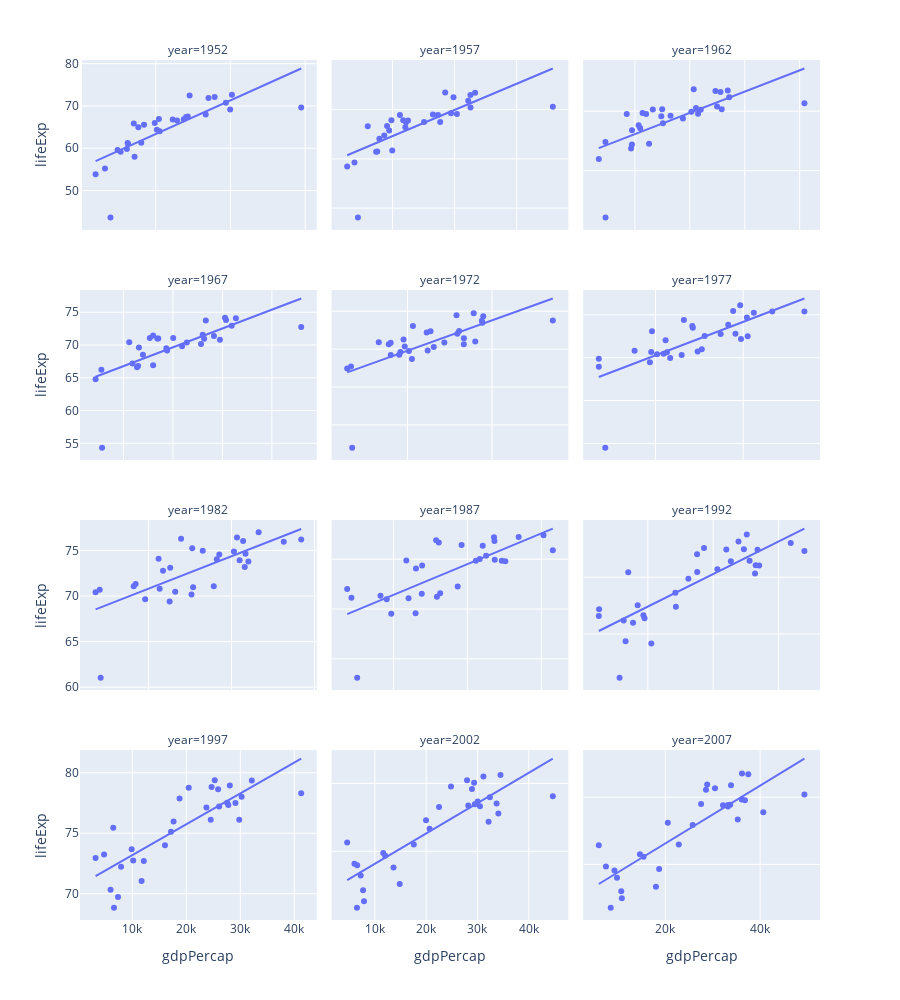

The code cell stored with this chart in its notebook:
### Code cell
fig.update_xaxes(matches=None)
fig.update_yaxes(matches=None)

### Figure 1 — Plotly figure (JSON) as saved in the notebook; plotly's stock layout.template omitted (floating-point values rounded to 4 significant figures)
{"data": [{"hovertemplate": "<b>%{hovertext}</b><br><br>year=1952<br>gdpPercap=%{x}<br>lifeExp=%{y}<extra></extra>", "hovertext": ["Albania", "Austria", "Belgium", "Bosnia and Herzegovina", "Bulgaria", "Croatia", "Czech Republic", "Denmark", "Finland", "France", "Germany", "Greece", "Hungary", "Iceland", "Ireland", "Italy", "Montenegro", "Netherlands", "Norway", "Poland", "Portugal", "Romania", "Serbia", "Slovak Republic", "Slovenia", "Spain", "Sweden", "Switzerland", "Turkey", "United Kingdom"], "legendgroup": "", "marker": {"color": "#636efa", "symbol": "circle"}, "mode": "markers", "name": "", "orientation": "v", "showlegend": false, "type": "scatter", "x": [1601.0, 6137.0, 8343.0, 973.5, 2444.0, 3119.0, 6876.0, 9692.0, 6425.0, 7030.0, 7144.0, 3531.0, 5264.0, 7268.0, 5210.0, 4931.0, 2648.0, 8942.0, 10100.0, 4029.0, 3068.0, 3145.0, 3581.0, 5075.0, 4215.0, 3834.0, 8528.0, 14730.0, 1969.0, 9980.0], "xaxis": "x10", "y": [55.23, 66.8, 68, 53.82, 59.6, 61.21, 66.87, 70.78, 66.55, 67.41, 67.5, 65.86, 64.03, 72.49, 66.91, 65.94, 59.16, 72.13, 72.67, 61.31, 59.82, 61.05, 58.0, 64.36, 65.57, 64.94, 71.86, 69.62, 43.59, 69.18], "yaxis": "y10"}, {"hovertemplate": "<b>OLS trendline</b><br>lifeExp = 0.00159335 * gdpPercap + 55.3885<br>R<sup>2</sup>=0.608433<br><br>year=1952<br>gdpPercap=%{x}<br>lifeExp=%{y} <b>(trend)</b><extra></extra>", "legendgroup": "", "marker": {"color": "#636efa", "symbol": "circle"}, "mode": "lines", "name": "", "showlegend": false, "type": "scatter", "x": [973.5, 1601.0, 1969.0, 2444.0, 2648.0, 3068.0, 3119.0, 3145.0, 3531.0, 3581.0, 3834.0, 4029.0, 4215.0, 4931.0, 5075.0, 5210.0, 5264.0, 6137.0, 6425.0, 6876.0, 7030.0, 7144.0, 7268.0, 8343.0, 8528.0, 8942.0, 9692.0, 9980.0, 10100.0, 14730.0], "xaxis": "x10", "y": [56.94, 57.94, 58.53, 59.28, 59.61, 60.28, 60.36, 60.4, 61.01, 61.09, 61.5, 61.81, 62.1, 63.25, 63.47, 63.69, 63.78, 65.17, 65.62, 66.34, 66.59, 66.77, 66.97, 68.68, 68.98, 69.64, 70.83, 71.29, 71.47, 78.87], "yaxis": "y10"}, {"hovertemplate": "<b>%{hovertext}</b><br><br>year=1957<br>gdpPercap=%{x}<br>lifeExp=%{y}<extra></extra>", "hovertext": ["Albania", "Austria", "Belgium", "Bosnia and Herzegovina", "Bulgaria", "Croatia", "Czech Republic", "Denmark", "Finland", "France", "Germany", "Greece", "Hungary", "Iceland", "Ireland", "Italy", "Montenegro", "Netherlands", "Norway", "Poland", "Portugal", "Romania", "Serbia", "Slovak Republic", "Slovenia", "Spain", "Sweden", "Switzerland", "Turkey", "United Kingdom"], "legendgroup": "", "marker": {"color": "#636efa", "symbol": "circle"}, "mode": "markers", "name": "", "orientation": "v", "showlegend": false, "type": "scatter", "x": [1942.0, 8843.0, 9715.0, 1354.0, 3009.0, 4338.0, 8256.0, 11100.0, 7545.0, 8663.0, 10190.0, 4916.0, 6040.0, 9244.0, 5599.0, 6249.0, 3682.0, 11280.0, 11650.0, 4734.0, 3775.0, 3943.0, 4981.0, 6093.0, 5862.0, 4565.0, 9912.0, 17910.0, 2219.0, 11280.0], "xaxis": "x11", "y": [59.28, 67.48, 69.24, 58.45, 66.61, 64.77, 69.03, 71.81, 67.49, 68.93, 69.1, 67.86, 66.41, 73.47, 68.9, 67.81, 61.45, 72.99, 73.44, 65.77, 61.51, 64.1, 61.69, 67.45, 67.85, 66.66, 72.49, 70.56, 48.08, 70.42], "yaxis": "y11"}, {"hovertemplate": "<b>OLS trendline</b><br>lifeExp = 0.001064 * gdpPercap + 59.2944<br>R<sup>2</sup>=0.546045<br><br>year=1957<br>gdpPercap=%{x}<br>lifeExp=%{y} <b>(trend)</b><extra></extra>", "legendgroup": "", "marker": {"color": "#636efa", "symbol": "circle"}, "mode": "lines", "name": "", "showlegend": false, "type": "scatter", "x": [1354.0, 1942.0, 2219.0, 3009.0, 3682.0, 3775.0, 3943.0, 4338.0, 4565.0, 4734.0, 4916.0, 4981.0, 5599.0, 5862.0, 6040.0, 6093.0, 6249.0, 7545.0, 8256.0, 8663.0, 8843.0, 9244.0, 9715.0, 9912.0, 10190.0, 11100.0, 11280.0, 11280.0, 11650.0, 17910.0], "xaxis": "x11", "y": [60.74, 61.36, 61.66, 62.5, 63.21, 63.31, 63.49, 63.91, 64.15, 64.33, 64.53, 64.59, 65.25, 65.53, 65.72, 65.78, 65.94, 67.32, 68.08, 68.51, 68.7, 69.13, 69.63, 69.84, 70.13, 71.1, 71.29, 71.3, 71.69, 78.35], "yaxis": "y11"}, {"hovertemplate": "<b>%{hovertext}</b><br><br>year=1962<br>gdpPercap=%{x}<br>lifeExp=%{y}<extra></extra>", "hovertext": ["Albania", "Austria", "Belgium", "Bosnia and Herzegovina", "Bulgaria", "Croatia", "Czech Republic", "Denmark", "Finland", "France", "Germany", "Greece", "Hungary", "Iceland", "Ireland", "Italy", "Montenegro", "Netherlands", "Norway", "Poland", "Portugal", "Romania", "Serbia", "Slovak Republic", "Slovenia", "Spain", "Sweden", "Switzerland", "Turkey", "United Kingdom"], "legendgroup": "", "marker": {"color": "#636efa", "symbol": "circle"}, "mode": "markers", "name": "", "orientation": "v", "showlegend": false, "type": "scatter", "x": [2313.0, 10750.0, 10990.0, 1710.0, 4254.0, 5478.0, 10140.0, 13580.0, 9372.0, 10560.0, 12900.0, 6017.0, 7550.0, 10350.0, 6632.0, 8244.0, 4650.0, 12790.0, 13450.0, 5339.0, 4728.0, 4735.0, 6290.0, 7481.0, 7402.0, 5694.0, 12330.0, 20430.0, 2323.0, 12480.0], "xaxis": "x12", "y": [64.82, 69.54, 70.25, 61.93, 69.51, 67.13, 69.9, 72.35, 68.75, 70.51, 70.3, 69.51, 67.96, 73.68, 70.29, 69.24, 63.73, 73.23, 73.47, 67.64, 64.39, 66.8, 64.53, 70.33, 69.15, 69.69, 73.37, 71.32, 52.1, 70.76], "yaxis": "y12"}, {"hovertemplate": "<b>OLS trendline</b><br>lifeExp = 0.000715039 * gdpPercap + 62.5576<br>R<sup>2</sup>=0.487023<br><br>year=1962<br>gdpPercap=%{x}<br>lifeExp=%{y} <b>(trend)</b><extra></extra>", "legendgroup": "", "marker": {"color": "#636efa", "symbol": "circle"}, "mode": "lines", "name": "", "showlegend": false, "type": "scatter", "x": [1710.0, 2313.0, 2323.0, 4254.0, 4650.0, 4728.0, 4735.0, 5339.0, 5478.0, 5694.0, 6017.0, 6290.0, 6632.0, 7402.0, 7481.0, 7550.0, 8244.0, 9372.0, 10140.0, 10350.0, 10560.0, 10750.0, 10990.0, 12330.0, 12480.0, 12790.0, 12900.0, 13450.0, 13580.0, 20430.0], "xaxis": "x12", "y": [63.78, 64.21, 64.22, 65.6, 65.88, 65.94, 65.94, 66.38, 66.47, 66.63, 66.86, 67.05, 67.3, 67.85, 67.91, 67.96, 68.45, 69.26, 69.81, 69.96, 70.11, 70.24, 70.42, 71.37, 71.48, 71.7, 71.78, 72.18, 72.27, 77.17], "yaxis": "y12"}, {"hovertemplate": "<b>%{hovertext}</b><br><br>year=1967<br>gdpPercap=%{x}<br>lifeExp=%{y}<extra></extra>", "hovertext": ["Albania", "Austria", "Belgium", "Bosnia and Herzegovina", "Bulgaria", "Croatia", "Czech Republic", "Denmark", "Finland", "France", "Germany", "Greece", "Hungary", "Iceland", "Ireland", "Italy", "Montenegro", "Netherlands", "Norway", "Poland", "Portugal", "Romania", "Serbia", "Slovak Republic", "Slovenia", "Spain", "Sweden", "Switzerland", "Turkey", "United Kingdom"], "legendgroup": "", "marker": {"color": "#636efa", "symbol": "circle"}, "mode": "markers", "name": "", "orientation": "v", "showlegend": false, "type": "scatter", "x": [2760.0, 12830.0, 13150.0, 2172.0, 5577.0, 6960.0, 11400.0, 15940.0, 10920.0, 13000.0, 14750.0, 8513.0, 9327.0, 13320.0, 7656.0, 10020.0, 5908.0, 15360.0, 16360.0, 6557.0, 6362.0, 6471.0, 7992.0, 8413.0, 9405.0, 7994.0, 15260.0, 22970.0, 2826.0, 14140.0], "xaxis": "x7", "y": [66.22, 70.14, 70.94, 64.79, 70.42, 68.5, 70.38, 72.96, 69.83, 71.55, 70.8, 71, 69.5, 73.73, 71.08, 71.06, 67.18, 73.82, 74.08, 69.61, 66.6, 66.8, 66.91, 70.98, 69.18, 71.44, 74.16, 72.77, 54.34, 71.36], "yaxis": "y7"}, {"hovertemplate": "<b>OLS trendline</b><br>lifeExp = 0.000573787 * gdpPercap + 63.9172<br>R<sup>2</sup>=0.509093<br><br>year=1967<br>gdpPercap=%{x}<br>lifeExp=%{y} <b>(trend)</b><extra></extra>", "legendgroup": "", "marker": {"color": "#636efa", "symbol": "circle"}, "mode": "lines", "name": "", "showlegend": false, "type": "scatter", "x": [2172.0, 2760.0, 2826.0, 5577.0, 5908.0, 6362.0, 6471.0, 6557.0, 6960.0, 7656.0, 7992.0, 7994.0, 8413.0, 8513.0, 9327.0, 9405.0, 10020.0, 10920.0, 11400.0, 12830.0, 13000.0, 13150.0, 13320.0, 14140.0, 14750.0, 15260.0, 15360.0, 15940.0, 16360.0, 22970.0], "xaxis": "x7", "y": [65.16, 65.5, 65.54, 67.12, 67.31, 67.57, 67.63, 67.68, 67.91, 68.31, 68.5, 68.5, 68.74, 68.8, 69.27, 69.31, 69.67, 70.18, 70.46, 71.28, 71.38, 71.46, 71.56, 72.03, 72.38, 72.67, 72.73, 73.06, 73.31, 77.09], "yaxis": "y7"}, {"hovertemplate": "<b>%{hovertext}</b><br><br>year=1972<br>gdpPercap=%{x}<br>lifeExp=%{y}<extra></extra>", "hovertext": ["Albania", "Austria", "Belgium", "Bosnia and Herzegovina", "Bulgaria", "Croatia", "Czech Republic", "Denmark", "Finland", "France", "Germany", "Greece", "Hungary", "Iceland", "Ireland", "Italy", "Montenegro", "Netherlands", "Norway", "Poland", "Portugal", "Romania", "Serbia", "Slovak Republic", "Slovenia", "Spain", "Sweden", "Switzerland", "Turkey", "United Kingdom"], "legendgroup": "", "marker": {"color": "#636efa", "symbol": "circle"}, "mode": "markers", "name": "", "orientation": "v", "showlegend": false, "type": "scatter", "x": [3313.0, 16660.0, 16670.0, 2860.0, 6597.0, 9164.0, 13110.0, 18870.0, 14360.0, 16110.0, 18020.0, 12720.0, 10170.0, 15800.0, 9531.0, 12270.0, 7778.0, 18790.0, 18970.0, 8007.0, 9022.0, 8011.0, 10520.0, 9674.0, 12380.0, 10640.0, 17830.0, 27200.0, 3451.0, 15900.0], "xaxis": "x8", "y": [67.69, 70.63, 71.44, 67.45, 70.9, 69.61, 70.29, 73.47, 70.87, 72.38, 71, 72.34, 69.76, 74.46, 71.28, 72.19, 70.64, 73.75, 74.34, 70.85, 69.26, 69.21, 68.7, 70.35, 69.82, 73.06, 74.72, 73.78, 57.01, 72.01], "yaxis": "y8"}, {"hovertemplate": "<b>OLS trendline</b><br>lifeExp = 0.000400268 * gdpPercap + 65.7799<br>R<sup>2</sup>=0.463140<br><br>year=1972<br>gdpPercap=%{x}<br>lifeExp=%{y} <b>(trend)</b><extra></extra>", "legendgroup": "", "marker": {"color": "#636efa", "symbol": "circle"}, "mode": "lines", "name": "", "showlegend": false, "type": "scatter", "x": [2860.0, 3313.0, 3451.0, 6597.0, 7778.0, 8007.0, 8011.0, 9022.0, 9164.0, 9531.0, 9674.0, 10170.0, 10520.0, 10640.0, 12270.0, 12380.0, 12720.0, 13110.0, 14360.0, 15800.0, 15900.0, 16110.0, 16660.0, 16670.0, 17830.0, 18020.0, 18790.0, 18870.0, 18970.0, 27200.0], "xaxis": "x8", "y": [66.92, 67.11, 67.16, 68.42, 68.89, 68.98, 68.99, 69.39, 69.45, 69.59, 69.65, 69.85, 69.99, 70.04, 70.69, 70.74, 70.87, 71.03, 71.53, 72.1, 72.14, 72.23, 72.45, 72.45, 72.92, 72.99, 73.3, 73.33, 73.37, 76.67], "yaxis": "y8"}, {"hovertemplate": "<b>%{hovertext}</b><br><br>year=1977<br>gdpPercap=%{x}<br>lifeExp=%{y}<extra></extra>", "hovertext": ["Albania", "Austria", "Belgium", "Bosnia and Herzegovina", "Bulgaria", "Croatia", "Czech Republic", "Denmark", "Finland", "France", "Germany", "Greece", "Hungary", "Iceland", "Ireland", "Italy", "Montenegro", "Netherlands", "Norway", "Poland", "Portugal", "Romania", "Serbia", "Slovak Republic", "Slovenia", "Spain", "Sweden", "Switzerland", "Turkey", "United Kingdom"], "legendgroup": "", "marker": {"color": "#636efa", "symbol": "circle"}, "mode": "markers", "name": "", "orientation": "v", "showlegend": false, "type": "scatter", "x": [3533.0, 19750.0, 19120.0, 3528.0, 7612.0, 11310.0, 14800.0, 20420.0, 15610.0, 18290.0, 20510.0, 14200.0, 11670.0, 19650.0, 11150.0, 14260.0, 9596.0, 21210.0, 23310.0, 9508.0, 10170.0, 9356.0, 12980.0, 10920.0, 15280.0, 13240.0, 18860.0, 26980.0, 4269.0, 17430.0], "xaxis": "x9", "y": [68.93, 72.17, 72.8, 69.86, 70.81, 70.64, 70.71, 74.69, 72.52, 73.83, 72.5, 73.68, 69.95, 76.11, 72.03, 73.48, 73.07, 75.24, 75.37, 70.67, 70.41, 69.46, 70.3, 70.45, 70.97, 74.39, 75.44, 75.39, 59.51, 72.76], "yaxis": "y9"}, {"hovertemplate": "<b>OLS trendline</b><br>lifeExp = 0.00039008 * gdpPercap + 66.3659<br>R<sup>2</sup>=0.539074<br><br>year=1977<br>gdpPercap=%{x}<br>lifeExp=%{y} <b>(trend)</b><extra></extra>", "legendgroup": "", "marker": {"color": "#636efa", "symbol": "circle"}, "mode": "lines", "name": "", "showlegend": false, "type": "scatter", "x": [3528.0, 3533.0, 4269.0, 7612.0, 9356.0, 9508.0, 9596.0, 10170.0, 10920.0, 11150.0, 11310.0, 11670.0, 12980.0, 13240.0, 14200.0, 14260.0, 14800.0, 15280.0, 15610.0, 17430.0, 18290.0, 18860.0, 19120.0, 19650.0, 19750.0, 20420.0, 20510.0, 21210.0, 23310.0, 26980.0], "xaxis": "x9", "y": [67.74, 67.74, 68.03, 69.34, 70.02, 70.07, 70.11, 70.33, 70.63, 70.72, 70.78, 70.92, 71.43, 71.53, 71.9, 71.93, 72.14, 72.33, 72.45, 73.16, 73.5, 73.72, 73.82, 74.03, 74.07, 74.33, 74.37, 74.64, 75.46, 76.89], "yaxis": "y9"}, {"hovertemplate": "<b>%{hovertext}</b><br><br>year=1982<br>gdpPercap=%{x}<br>lifeExp=%{y}<extra></extra>", "hovertext": ["Albania", "Austria", "Belgium", "Bosnia and Herzegovina", "Bulgaria", "Croatia", "Czech Republic", "Denmark", "Finland", "France", "Germany", "Greece", "Hungary", "Iceland", "Ireland", "Italy", "Montenegro", "Netherlands", "Norway", "Poland", "Portugal", "Romania", "Serbia", "Slovak Republic", "Slovenia", "Spain", "Sweden", "Switzerland", "Turkey", "United Kingdom"], "legendgroup": "", "marker": {"color": "#636efa", "symbol": "circle"}, "mode": "markers", "name": "", "orientation": "v", "showlegend": false, "type": "scatter", "x": [3631.0, 21600.0, 20980.0, 4127.0, 8224.0, 13220.0, 15380.0, 21690.0, 18530.0, 20290.0, 22030.0, 15270.0, 12550.0, 23270.0, 12620.0, 16540.0, 11220.0, 21400.0, 26300.0, 8452.0, 11750.0, 9605.0, 15180.0, 11350.0, 17870.0, 13930.0, 20670.0, 28400.0, 4241.0, 18230.0], "xaxis": "x4", "y": [70.42, 73.18, 73.93, 70.69, 71.08, 70.46, 70.96, 74.63, 74.55, 74.89, 73.8, 75.24, 69.39, 76.99, 73.1, 74.98, 74.1, 76.05, 75.97, 71.32, 72.77, 69.66, 70.16, 70.8, 71.06, 76.3, 76.42, 76.21, 61.04, 74.04], "yaxis": "y4"}, {"hovertemplate": "<b>OLS trendline</b><br>lifeExp = 0.000356374 * gdpPercap + 67.2406<br>R<sup>2</sup>=0.510652<br><br>year=1982<br>gdpPercap=%{x}<br>lifeExp=%{y} <b>(trend)</b><extra></extra>", "legendgroup": "", "marker": {"color": "#636efa", "symbol": "circle"}, "mode": "lines", "name": "", "showlegend": false, "type": "scatter", "x": [3631.0, 4127.0, 4241.0, 8224.0, 8452.0, 9605.0, 11220.0, 11350.0, 11750.0, 12550.0, 12620.0, 13220.0, 13930.0, 15180.0, 15270.0, 15380.0, 16540.0, 17870.0, 18230.0, 18530.0, 20290.0, 20670.0, 20980.0, 21400.0, 21600.0, 21690.0, 22030.0, 23270.0, 26300.0, 28400.0], "xaxis": "x4", "y": [68.53, 68.71, 68.75, 70.17, 70.25, 70.66, 71.24, 71.28, 71.43, 71.71, 71.74, 71.95, 72.2, 72.65, 72.68, 72.72, 73.13, 73.61, 73.74, 73.85, 74.47, 74.61, 74.72, 74.87, 74.94, 74.97, 75.09, 75.53, 76.61, 77.36], "yaxis": "y4"}, {"hovertemplate": "<b>%{hovertext}</b><br><br>year=1987<br>gdpPercap=%{x}<br>lifeExp=%{y}<extra></extra>", "hovertext": ["Albania", "Austria", "Belgium", "Bosnia and Herzegovina", "Bulgaria", "Croatia", "Czech Republic", "Denmark", "Finland", "France", "Germany", "Greece", "Hungary", "Iceland", "Ireland", "Italy", "Montenegro", "Netherlands", "Norway", "Poland", "Portugal", "Romania", "Serbia", "Slovak Republic", "Slovenia", "Spain", "Sweden", "Switzerland", "Turkey", "United Kingdom"], "legendgroup": "", "marker": {"color": "#636efa", "symbol": "circle"}, "mode": "markers", "name": "", "orientation": "v", "showlegend": false, "type": "scatter", "x": [3739.0, 23690.0, 22530.0, 4314.0, 8240.0, 13820.0, 16310.0, 25120.0, 21140.0, 22070.0, 24640.0, 16120.0, 12990.0, 26920.0, 13870.0, 19210.0, 11730.0, 23650.0, 31540.0, 9082.0, 13040.0, 9696.0, 15870.0, 12040.0, 18680.0, 15760.0, 23590.0, 30280.0, 5089.0, 21660.0], "xaxis": "x5", "y": [72, 74.94, 75.35, 71.14, 71.34, 71.52, 71.58, 74.8, 74.83, 76.34, 74.85, 76.67, 69.58, 77.23, 74.36, 76.42, 74.86, 76.83, 75.89, 70.98, 74.06, 69.53, 71.22, 71.08, 72.25, 76.9, 77.19, 77.41, 63.11, 75.01], "yaxis": "y5"}, {"hovertemplate": "<b>OLS trendline</b><br>lifeExp = 0.000308856 * gdpPercap + 68.3254<br>R<sup>2</sup>=0.531653<br><br>year=1987<br>gdpPercap=%{x}<br>lifeExp=%{y} <b>(trend)</b><extra></extra>", "legendgroup": "", "marker": {"color": "#636efa", "symbol": "circle"}, "mode": "lines", "name": "", "showlegend": false, "type": "scatter", "x": [3739.0, 4314.0, 5089.0, 8240.0, 9082.0, 9696.0, 11730.0, 12040.0, 12990.0, 13040.0, 13820.0, 13870.0, 15760.0, 15870.0, 16120.0, 16310.0, 18680.0, 19210.0, 21140.0, 21660.0, 22070.0, 22530.0, 23590.0, 23650.0, 23690.0, 24640.0, 25120.0, 26920.0, 30280.0, 31540.0], "xaxis": "x5", "y": [69.48, 69.66, 69.9, 70.87, 71.13, 71.32, 71.95, 72.04, 72.34, 72.35, 72.59, 72.61, 73.19, 73.23, 73.3, 73.36, 74.09, 74.26, 74.85, 75.02, 75.14, 75.28, 75.61, 75.63, 75.64, 75.94, 76.08, 76.64, 77.68, 78.07], "yaxis": "y5"}, {"hovertemplate": "<b>%{hovertext}</b><br><br>year=1992<br>gdpPercap=%{x}<br>lifeExp=%{y}<extra></extra>", "hovertext": ["Albania", "Austria", "Belgium", "Bosnia and Herzegovina", "Bulgaria", "Croatia", "Czech Republic", "Denmark", "Finland", "France", "Germany", "Greece", "Hungary", "Iceland", "Ireland", "Italy", "Montenegro", "Netherlands", "Norway", "Poland", "Portugal", "Romania", "Serbia", "Slovak Republic", "Slovenia", "Spain", "Sweden", "Switzerland", "Turkey", "United Kingdom"], "legendgroup": "", "marker": {"color": "#636efa", "symbol": "circle"}, "mode": "markers", "name": "", "orientation": "v", "showlegend": false, "type": "scatter", "x": [2497.0, 27040.0, 25580.0, 2547.0, 6303.0, 8448.0, 14300.0, 26410.0, 20650.0, 24700.0, 26510.0, 17540.0, 10540.0, 25140.0, 17560.0, 22010.0, 7003.0, 26790.0, 33970.0, 7739.0, 16210.0, 6598.0, 9325.0, 9498.0, 14210.0, 18600.0, 23880.0, 31870.0, 5678.0, 22710.0], "xaxis": "x6", "y": [71.58, 76.04, 76.46, 72.18, 71.19, 72.53, 72.4, 75.33, 75.7, 77.46, 76.07, 77.03, 69.17, 78.77, 75.47, 77.44, 75.44, 77.42, 77.32, 70.99, 74.86, 69.36, 71.66, 71.38, 73.64, 77.57, 78.16, 78.03, 66.15, 76.42], "yaxis": "y6"}, {"hovertemplate": "<b>OLS trendline</b><br>lifeExp = 0.000286927 * gdpPercap + 69.5447<br>R<sup>2</sup>=0.663146<br><br>year=1992<br>gdpPercap=%{x}<br>lifeExp=%{y} <b>(trend)</b><extra></extra>", "legendgroup": "", "marker": {"color": "#636efa", "symbol": "circle"}, "mode": "lines", "name": "", "showlegend": false, "type": "scatter", "x": [2497.0, 2547.0, 5678.0, 6303.0, 6598.0, 7003.0, 7739.0, 8448.0, 9325.0, 9498.0, 10540.0, 14210.0, 14300.0, 16210.0, 17540.0, 17560.0, 18600.0, 20650.0, 22010.0, 22710.0, 23880.0, 24700.0, 25140.0, 25580.0, 26410.0, 26510.0, 26790.0, 27040.0, 31870.0, 33970.0], "xaxis": "x6", "y": [70.26, 70.28, 71.17, 71.35, 71.44, 71.55, 71.77, 71.97, 72.22, 72.27, 72.57, 73.62, 73.65, 74.19, 74.58, 74.58, 74.88, 75.47, 75.86, 76.06, 76.4, 76.63, 76.76, 76.88, 77.12, 77.15, 77.23, 77.3, 78.69, 79.29], "yaxis": "y6"}, {"hovertemplate": "<b>%{hovertext}</b><br><br>year=1997<br>gdpPercap=%{x}<br>lifeExp=%{y}<extra></extra>", "hovertext": ["Albania", "Austria", "Belgium", "Bosnia and Herzegovina", "Bulgaria", "Croatia", "Czech Republic", "Denmark", "Finland", "France", "Germany", "Greece", "Hungary", "Iceland", "Ireland", "Italy", "Montenegro", "Netherlands", "Norway", "Poland", "Portugal", "Romania", "Serbia", "Slovak Republic", "Slovenia", "Spain", "Sweden", "Switzerland", "Turkey", "United Kingdom"], "legendgroup": "", "marker": {"color": "#636efa", "symbol": "circle"}, "mode": "markers", "name": "", "orientation": "v", "showlegend": false, "type": "scatter", "x": [3193.0, 29100.0, 27560.0, 4766.0, 5970.0, 9876.0, 16050.0, 29800.0, 23720.0, 25890.0, 27790.0, 18750.0, 11710.0, 28060.0, 24520.0, 24680.0, 6466.0, 30250.0, 41280.0, 10160.0, 17640.0, 7347.0, 7914.0, 12130.0, 17160.0, 20450.0, 25270.0, 32140.0, 6601.0, 26070.0], "xaxis": "x", "y": [72.95, 77.51, 77.53, 73.24, 70.32, 73.68, 74.01, 76.11, 77.13, 78.64, 77.34, 77.87, 71.04, 78.95, 76.12, 78.82, 75.44, 78.03, 78.32, 72.75, 75.97, 69.72, 72.23, 72.71, 75.13, 78.77, 79.39, 79.37, 68.83, 77.22], "yaxis": "y"}, {"hovertemplate": "<b>OLS trendline</b><br>lifeExp = 0.000255246 * gdpPercap + 70.6359<br>R<sup>2</sup>=0.684783<br><br>year=1997<br>gdpPercap=%{x}<br>lifeExp=%{y} <b>(trend)</b><extra></extra>", "legendgroup": "", "marker": {"color": "#636efa", "symbol": "circle"}, "mode": "lines", "name": "", "showlegend": false, "type": "scatter", "x": [3193.0, 4766.0, 5970.0, 6466.0, 6601.0, 7347.0, 7914.0, 9876.0, 10160.0, 11710.0, 12130.0, 16050.0, 17160.0, 17640.0, 18750.0, 20450.0, 23720.0, 24520.0, 24680.0, 25270.0, 25890.0, 26070.0, 27560.0, 27790.0, 28060.0, 29100.0, 29800.0, 30250.0, 32140.0, 41280.0], "xaxis": "x", "y": [71.45, 71.85, 72.16, 72.29, 72.32, 72.51, 72.66, 73.16, 73.23, 73.63, 73.73, 74.73, 75.02, 75.14, 75.42, 75.85, 76.69, 76.9, 76.93, 77.09, 77.24, 77.29, 77.67, 77.73, 77.8, 78.06, 78.24, 78.36, 78.84, 81.17], "yaxis": "y"}, {"hovertemplate": "<b>%{hovertext}</b><br><br>year=2002<br>gdpPercap=%{x}<br>lifeExp=%{y}<extra></extra>", "hovertext": ["Albania", "Austria", "Belgium", "Bosnia and Herzegovina", "Bulgaria", "Croatia", "Czech Republic", "Denmark", "Finland", "France", "Germany", "Greece", "Hungary", "Iceland", "Ireland", "Italy", "Montenegro", "Netherlands", "Norway", "Poland", "Portugal", "Romania", "Serbia", "Slovak Republic", "Slovenia", "Spain", "Sweden", "Switzerland", "Turkey", "United Kingdom"], "legendgroup": "", "marker": {"color": "#636efa", "symbol": "circle"}, "mode": "markers", "name": "", "orientation": "v", "showlegend": false, "type": "scatter", "x": [4604.0, 32420.0, 30490.0, 6019.0, 7697.0, 11630.0, 17600.0, 32170.0, 28200.0, 28930.0, 30040.0, 22510.0, 14840.0, 31160.0, 34080.0, 27970.0, 6557.0, 33720.0, 44680.0, 12000.0, 19970.0, 7885.0, 7236.0, 13640.0, 20660.0, 24840.0, 29340.0, 34480.0, 6508.0, 29480.0], "xaxis": "x2", "y": [75.65, 78.98, 78.32, 74.09, 72.14, 74.88, 75.51, 77.18, 78.37, 79.59, 78.67, 78.26, 72.59, 80.5, 77.78, 80.24, 73.98, 78.53, 79.05, 74.67, 77.29, 71.32, 73.21, 73.8, 76.66, 79.78, 80.04, 80.62, 70.84, 78.47], "yaxis": "y2"}, {"hovertemplate": "<b>OLS trendline</b><br>lifeExp = 0.000223002 * gdpPercap + 71.8588<br>R<sup>2</sup>=0.730185<br><br>year=2002<br>gdpPercap=%{x}<br>lifeExp=%{y} <b>(trend)</b><extra></extra>", "legendgroup": "", "marker": {"color": "#636efa", "symbol": "circle"}, "mode": "lines", "name": "", "showlegend": false, "type": "scatter", "x": [4604.0, 6019.0, 6508.0, 6557.0, 7236.0, 7697.0, 7885.0, 11630.0, 12000.0, 13640.0, 14840.0, 17600.0, 19970.0, 20660.0, 22510.0, 24840.0, 27970.0, 28200.0, 28930.0, 29340.0, 29480.0, 30040.0, 30490.0, 31160.0, 32170.0, 32420.0, 33720.0, 34080.0, 34480.0, 44680.0], "xaxis": "x2", "y": [72.89, 73.2, 73.31, 73.32, 73.47, 73.58, 73.62, 74.45, 74.54, 74.9, 75.17, 75.78, 76.31, 76.47, 76.88, 77.4, 78.1, 78.15, 78.31, 78.4, 78.43, 78.56, 78.66, 78.81, 79.03, 79.09, 79.38, 79.46, 79.55, 81.82], "yaxis": "y2"}, {"hovertemplate": "<b>%{hovertext}</b><br><br>year=2007<br>gdpPercap=%{x}<br>lifeExp=%{y}<extra></extra>", "hovertext": ["Albania", "Austria", "Belgium", "Bosnia and Herzegovina", "Bulgaria", "Croatia", "Czech Republic", "Denmark", "Finland", "France", "Germany", "Greece", "Hungary", "Iceland", "Ireland", "Italy", "Montenegro", "Netherlands", "Norway", "Poland", "Portugal", "Romania", "Serbia", "Slovak Republic", "Slovenia", "Spain", "Sweden", "Switzerland", "Turkey", "United Kingdom"], "legendgroup": "", "marker": {"color": "#636efa", "symbol": "circle"}, "mode": "markers", "name": "", "orientation": "v", "showlegend": false, "type": "scatter", "x": [5937.0, 36130.0, 33690.0, 7446.0, 10680.0, 14620.0, 22830.0, 35280.0, 33210.0, 30470.0, 32170.0, 27540.0, 18010.0, 36180.0, 40680.0, 28570.0, 9254.0, 36800.0, 49360.0, 15390.0, 20510.0, 10810.0, 9787.0, 18680.0, 25770.0, 28820.0, 33860.0, 37510.0, 8458.0, 33200.0], "xaxis": "x3", "y": [76.42, 79.83, 79.44, 74.85, 73.0, 75.75, 76.49, 78.33, 79.31, 80.66, 79.41, 79.48, 73.34, 81.76, 78.89, 80.55, 74.54, 79.76, 80.2, 75.56, 78.1, 72.48, 74.0, 74.66, 77.93, 80.94, 80.88, 81.7, 71.78, 79.42], "yaxis": "y3"}, {"hovertemplate": "<b>OLS trendline</b><br>lifeExp = 0.000214634 * gdpPercap + 72.2711<br>R<sup>2</sup>=0.722451<br><br>year=2007<br>gdpPercap=%{x}<br>lifeExp=%{y} <b>(trend)</b><extra></extra>", "legendgroup": "", "marker": {"color": "#636efa", "symbol": "circle"}, "mode": "lines", "name": "", "showlegend": false, "type": "scatter", "x": [5937.0, 7446.0, 8458.0, 9254.0, 9787.0, 10680.0, 10810.0, 14620.0, 15390.0, 18010.0, 18680.0, 20510.0, 22830.0, 25770.0, 27540.0, 28570.0, 28820.0, 30470.0, 32170.0, 33200.0, 33210.0, 33690.0, 33860.0, 35280.0, 36130.0, 36180.0, 36800.0, 37510.0, 40680.0, 49360.0], "xaxis": "x3", "y": [73.55, 73.87, 74.09, 74.26, 74.37, 74.56, 74.59, 75.41, 75.57, 76.14, 76.28, 76.67, 77.17, 77.8, 78.18, 78.4, 78.46, 78.81, 79.18, 79.4, 79.4, 79.5, 79.54, 79.84, 80.03, 80.04, 80.17, 80.32, 81.0, 82.86], "yaxis": "y3"}], "layout": {"annotations": [{"font": {}, "showarrow": false, "text": "year=1997", "x": 0.16, "xanchor": "center", "xref": "paper", "y": 0.1975, "yanchor": "bottom", "yref": "paper"}, {"font": {}, "showarrow": false, "text": "year=2002", "x": 0.5, "xanchor": "center", "xref": "paper", "y": 0.1975, "yanchor": "bottom", "yref": "paper"}, {"font": {}, "showarrow": false, "text": "year=2007", "x": 0.84, "xanchor": "center", "xref": "paper", "y": 0.1975, "yanchor": "bottom", "yref": "paper"}, {"font": {}, "showarrow": false, "text": "year=1982", "x": 0.16, "xanchor": "center", "xref": "paper", "y": 0.465, "yanchor": "bottom", "yref": "paper"}, {"font": {}, "showarrow": false, "text": "year=1987", "x": 0.5, "xanchor": "center", "xref": "paper", "y": 0.465, "yanchor": "bottom", "yref": "paper"}, {"font": {}, "showarrow": false, "text": "year=1992", "x": 0.84, "xanchor": "center", "xref": "paper", "y": 0.465, "yanchor": "bottom", "yref": "paper"}, {"font": {}, "showarrow": false, "text": "year=1967", "x": 0.16, "xanchor": "center", "xref": "paper", "y": 0.7325, "yanchor": "bottom", "yref": "paper"}, {"font": {}, "showarrow": false, "text": "year=1972", "x": 0.5, "xanchor": "center", "xref": "paper", "y": 0.7325, "yanchor": "bottom", "yref": "paper"}, {"font": {}, "showarrow": false, "text": "year=1977", "x": 0.84, "xanchor": "center", "xref": "paper", "y": 0.7325, "yanchor": "bottom", "yref": "paper"}, {"font": {}, "showarrow": false, "text": "year=1952", "x": 0.16, "xanchor": "center", "xref": "paper", "y": 1, "yanchor": "bottom", "yref": "paper"}, {"font": {}, "showarrow": false, "text": "year=1957", "x": 0.5, "xanchor": "center", "xref": "paper", "y": 1, "yanchor": "bottom", "yref": "paper"}, {"font": {}, "showarrow": false, "text": "year=1962", "x": 0.84, "xanchor": "center", "xref": "paper", "y": 1, "yanchor": "bottom", "yref": "paper"}], "height": 1000, "legend": {"tracegroupgap": 0}, "margin": {"t": 60}, "xaxis": {"anchor": "y", "domain": [0, 0.32], "title": {"text": "gdpPercap"}}, "xaxis10": {"anchor": "y10", "domain": [0, 0.32], "showticklabels": false}, "xaxis11": {"anchor": "y11", "domain": [0.34, 0.66], "showticklabels": false}, "xaxis12": {"anchor": "y12", "domain": [0.68, 1.0], "showticklabels": false}, "xaxis2": {"anchor": "y2", "domain": [0.34, 0.66], "title": {"text": "gdpPercap"}}, "xaxis3": {"anchor": "y3", "domain": [0.68, 1.0], "title": {"text": "gdpPercap"}}, "xaxis4": {"anchor": "y4", "domain": [0, 0.32], "showticklabels": false}, "xaxis5": {"anchor": "y5", "domain": [0.34, 0.66], "showticklabels": false}, "xaxis6": {"anchor": "y6", "domain": [0.68, 1.0], "showticklabels": false}, "xaxis7": {"anchor": "y7", "domain": [0, 0.32], "showticklabels": false}, "xaxis8": {"anchor": "y8", "domain": [0.34, 0.66], "showticklabels": false}, "xaxis9": {"anchor": "y9", "domain": [0.68, 1.0], "showticklabels": false}, "yaxis": {"anchor": "x", "domain": [0, 0.1975], "title": {"text": "lifeExp"}}, "yaxis10": {"anchor": "x10", "domain": [0.8025, 1], "title": {"text": "lifeExp"}}, "yaxis11": {"anchor": "x11", "domain": [0.8025, 1], "showticklabels": false}, "yaxis12": {"anchor": "x12", "domain": [0.8025, 1], "showticklabels": false}, "yaxis2": {"anchor": "x2", "domain": [0, 0.1975], "showticklabels": false}, "yaxis3": {"anchor": "x3", "domain": [0, 0.1975], "showticklabels": false}, "yaxis4": {"anchor": "x4", "domain": [0.2675, 0.465], "title": {"text": "lifeExp"}}, "yaxis5": {"anchor": "x5", "domain": [0.2675, 0.465], "showticklabels": false}, "yaxis6": {"anchor": "x6", "domain": [0.2675, 0.465], "showticklabels": false}, "yaxis7": {"anchor": "x7", "domain": [0.535, 0.7325], "title": {"text": "lifeExp"}}, "yaxis8": {"anchor": "x8", "domain": [0.535, 0.7325], "showticklabels": false}, "yaxis9": {"anchor": "x9", "domain": [0.535, 0.7325], "showticklabels": false}}}
